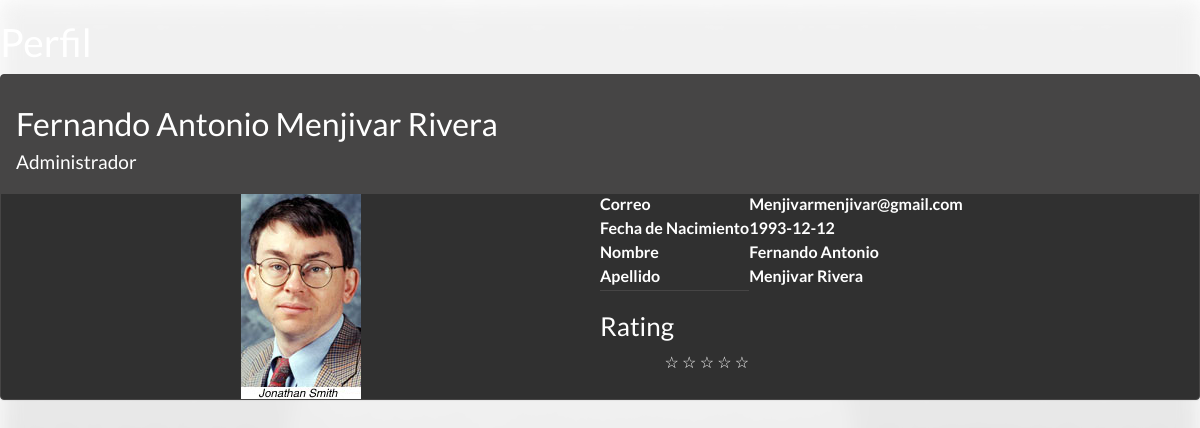
The app's page /HouseMate2_2/Perfil/perfil_visitante.php (signed in) with its own data.
### tables this page shows
CREATE TABLE IF NOT EXISTS `tbusuario` (
  `idUsuario` varchar(5) NOT NULL DEFAULT '',
  `nombre` varchar(20) DEFAULT NULL,
  `apellido` varchar(20) DEFAULT NULL,
  `fechanac` date NOT NULL,
  `correo` varchar(50) DEFAULT NULL,
  `usuario` varchar(20) DEFAULT NULL,
  `contra` varchar(120) DEFAULT NULL,
  `tipo` int(1) DEFAULT NULL,
  `image` varchar(50) DEFAULT NULL
);

### HouseMate2_2/Call/Lenguaje/Idiomas/langes.php (called while the page is built, shortened)
<?php
$lang = array();
$lang['peritada'] = "Peritada";
$lang['denor'] = "Resultado :";
$lang['Constr'] ="Construcción";
$lang['lot'] = "Terreno";
$lang['lotvalue'] = "Valor de terreno";
$lang['builvalue'] = "Valor construcción";
$lang['VU'] = "Valor unitario";
$lang['FE'] = "Estado de conservación";
$lang['FD'] = "Factor depreciación";
$lang['VNR'] = "Valor neto";
$lang['VNR'] = "Valor neto nuevo";
$lang['FFU'] = "Factor funcionalidad";
$lang['VUR'] = "Vida útil remanente";
$lang['ValuoR'] = "Valuar inmueble";
$lang['Valuo'] = "Valuar";
$lang['agev'] = "Vida útil";
$lang['ages'] = "Age";
$lang['age'] = "Edad de construcción";
$lang['NoTa'] = "Tags normales";
$lang['NoTa2'] = "Tags extras";
$lang['are'] = "Área";
$lang['area1'] = "Área de terreno";
$lang['area2'] = "Área construcción";
$lang['esta1'] = "Nuevo";
$lang['esta2'] = "Bueno";
$lang['esta3'] = "Medio";
$lang['esta4'] = "Regular";
$lang['esta5'] = "Reparaciones sencillas";
$lang['esta6'] = "Reparaciones medias";
$lang['esta7'] = "Reparaciones importantes";
$lang['esta8'] = "Reparaciones cruciales";
$lang['esta9'] = "En desecho";
$lang['esta10'] = "Inrreversible";
$lang['ME'] = "Modifciar empresa";
$lang['Titulo'] = "Título";
$lang['TY'] = "No puedes repetir un título";
$lang['Request'] = "Solicitar";
$lang['Start'] = "Inicio";
$lang['Anuncios'] = "Anuncio";
$lang['UpgradeM'] = "Mejorar";
$lang['accept'] = "Aceptar";
$lang['No'] = "Rechazar";
$lang['mensaje'] = "Mensaje";
$lang['YTE'] = "Ya tiene una empresa";
$lang['TE'] = "Tiene una empresa";
$lang['Need'] = "No tengo cuenta";
$lang['Page_title'] = 'House Mate';
$lang['Cuenta'] = 'Registrarse';
$lang['Acerca'] = 'Acerca de';
$lang['Config'] = 'Configuración';
$lang['Informacion'] = 'Información';
$lang['Solicitud'] = "Solicitud";
$lang['Status'] = "Estado";
$lang['aprovado'] = "Aprovado";
$lang['naprovado'] = "No aprovado";
$lang['compose'] = "Enviar";
$lang['nocuentaop'] = "Para poder acceder a estas funciones debes mejorar tu cuenta";
$lang['Aqui'] = "Aqui!!";
$lang['new-empresa'] = " esta interesado en ti";
?>

### HouseMate2_2/Perfil/perfil_visitante.php (the view, shortened to what this page needs)
<?php
    include "Call/Lenguaje/lenguaje.php";
    echo("
    <script type='text/javascript' src='js/jquery-1.11.2.min.js'></script>
    <link href='css/bootstrap.min.css' rel='stylesheet'/>
	<link class='jsbin' href='http://ajax.googleapis.com/ajax/libs/jqueryui/1/themes/base/jquery-ui.css' rel='stylesheet' type='text/css' />
   <script class='jsbin' src='http://ajax.googleapis.com/ajax/libs/jquery/1/jquery.min.js'></script>
<script class='jsbin' src='http://ajax.googleapis.com/ajax/libs/jqueryui/1.8.0/jquery-ui.min.js'></script>
<meta charset=utf-8 />
    ");
?>
<!DOCTYPE HTML>
<html>
<head>
	<link href='css/bootstrap.min.css' rel='stylesheet'/>
	<link href='css/estilop.css' rel='stylesheet'/>
</head>
<body>
<h1><?php echo($lang['Perfil']);?></h1>
<div class="panel panel-default">
  <div class="panel-heading">
<?php
    $info = $_SESSION['user'];
    $consulta = "SELECT * FROM tbUsuario WHERE nombre='$info'";
    $cs=mysql_query($consulta);
    while($row=mysql_fetch_array($cs)){
    echo "<h2>".$row['nombre']." ".$row['apellido']."</h2>";
    echo"<h4>";
        if($row['tipo']=="1"){echo"Administrador";}
    echo"<br></h4>";
?>
	</div>
  <div class="panel-body">
  <div id="image_p" align="center">
<img  src="img/smith,jonathan.jpg" width="auto" height="auto">
</div>
  <div id="generals_p" align="left">
  <table>
    <tr><td><label><?php echo($lang['Correo']);?></label></td><td><label><?php echo $row['correo'];?></label></td></tr>
    <tr><td><label><?php echo($lang['Fecha-Nac']);?></label></td><td><label><?php echo $row['fechanac'];?></label></td></tr>
    <tr><td><label><?php echo($lang['Nombre']);?></label></td><td><label><?php echo $row['nombre'];?></label></td></tr>
    <tr><td><label><?php echo($lang['Apellido']);?></label></td><td><label><?php echo $row['apellido'];?></label></td></tr>
<tr><td><hr><h3>Rating</h3><div class="rating">
<span>&#9734; </span><span>&#9734; </span><span>&#9734; </span><span>&#9734; </span><span>&#9734; </span>
</div></td></tr>
  </table>
  </div>
<br><br>
  </div>
    </div>
</body>
</html>
<?php
        }
?>

### HouseMate2_2/css/estilop.css (style rules this page uses)
#image_p { float:left; width:50%; }
#generals_p { float:right; width:50%; }
.rating { unicode-bidi: bidi-override; direction: rtl; }
.rating > span { display: inline-block; position: relative; width: 1.1em; }

### records on screen
tbusuario: nombre "Fernando Antonio", apellido "Menjivar Rivera", tipo "Administrador", correo "Menjivarmenjivar@gmail.com", fechanac "1993-12-12"
